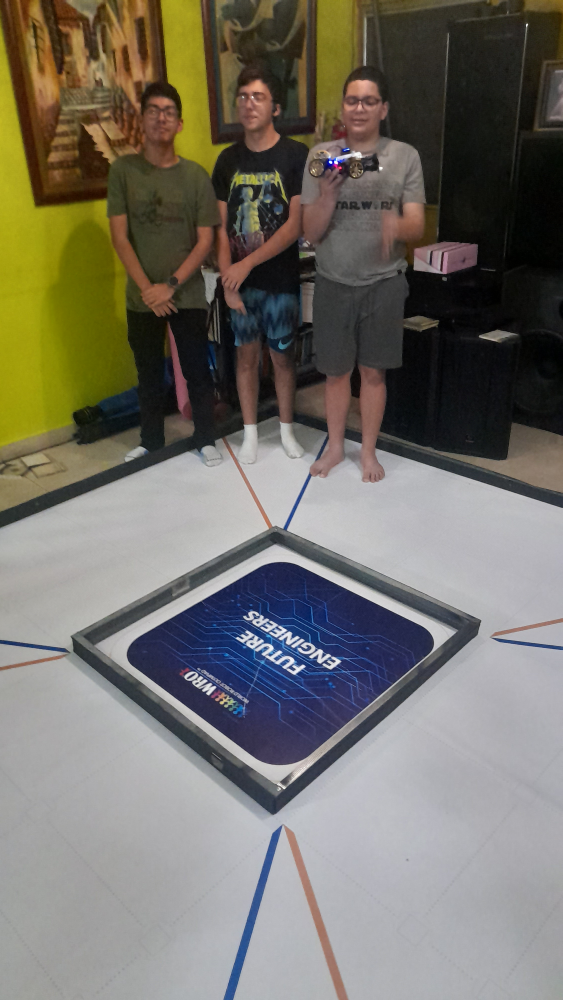
#> input picture t-photos/20230710_224852.jpg, 2250 x 4000 px, given in place of the camera (shown at 1/4 size)
$ python ColorDetec.py
#> lines starting #> are read from the running program, lines starting #| are printed output that depends on the picture; after the words box and inside, x2 and y2 are one past the last pixel; in counts of white or black regions, pixels touching at a corner belong together
# Python code for Multiple Color Detection
import time
import cv2
import numpy as np
import serial

red_detected = False
green_detected = False
start = False

# Capturing video through webcam and arduino comms.
webcam = cv2.VideoCapture(5)
arduino = serial.Serial(port='/dev/ttyACM0', baudrate=9600, timeout=.1)
def write_read(x):
    arduino.write(bytes(x, 'utf-8'))
    time.sleep(0.01)
    data = arduino.readline()
    return data

# Start a while loop
while(1):
		# Reading the video from the
		# webcam in image frames
		_, imageFrame = webcam.read()
#> imageFrame is the input picture: shape (4000, 2250, 3); mean B, G, R 104.2, 113, 116.5
		# Convert the imageFrame in s
		# BGR(RGB color space) to
		# HSV(hue-saturation-value)
		# color space
		hsvFrame = cv2.cvtColor(imageFrame, cv2.COLOR_BGR2HSV)
#> hsvFrame: shape (4000, 2250, 3); mean H, S, V 66.7, 63, 122.5

		# Set range for red color and
		# define mask
		#red_lower = np.array([0, 87, 111], np.uint8)
		#red_upper = np.array([10, 255, 255], np.uint8)
		red_lower = np.array([136, 87, 111], np.uint8)
		red_upper = np.array([180, 255, 255], np.uint8)
		red_mask = cv2.inRange(hsvFrame, red_lower, red_upper)
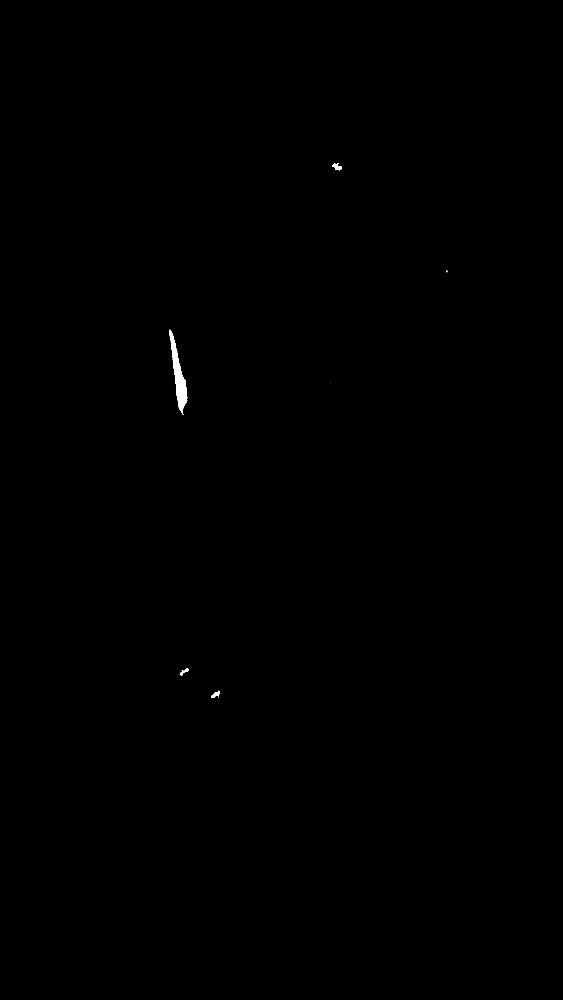
#> red_mask: shape (4000, 2250) (shown at 1/4 size); 0.11% white; 11 white regions (6 under 20 px), largest, box (x1, y1, x2, y2) and area: (677, 1320, 750, 1650) 8340, (1330, 652, 1368, 683) 542, (845, 2763, 880, 2792) 421, (719, 2673, 756, 2701) 376, (728, 1651, 735, 1658) 21
		# decrease sensitivity of red color
		red_mask = cv2.erode(red_mask, None, iterations=10)
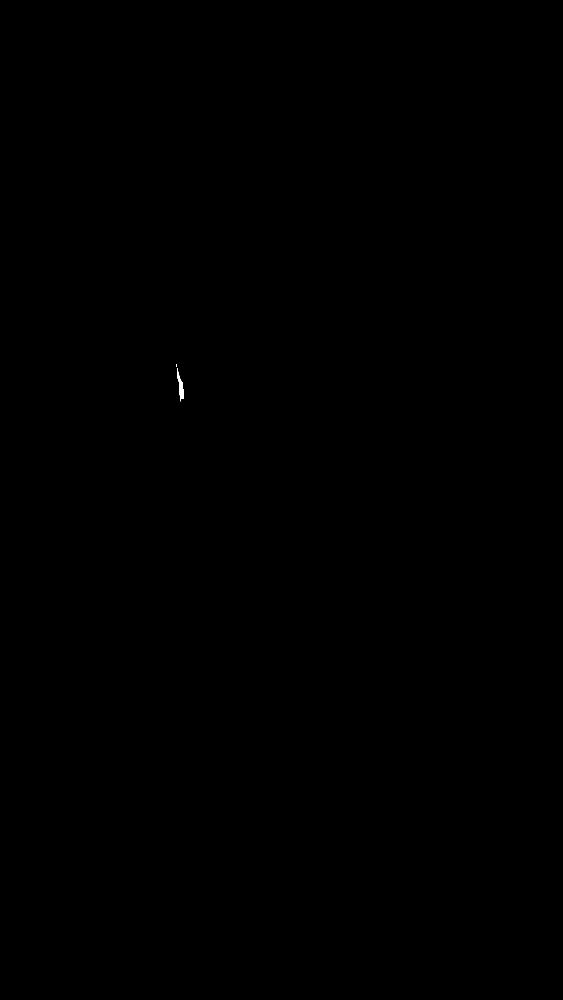
#> red_mask: shape (4000, 2250) (shown at 1/4 size); 0.02% white; 3 white regions (2 under 20 px), largest, box (x1, y1, x2, y2) and area: (708, 1472, 736, 1606) 1379
		red_mask = cv2.dilate(red_mask, None, iterations=10)
#> red_mask: shape (4000, 2250); 0.06% white; 1 white region, box (x1, y1, x2, y2) and area: (695, 1446, 746, 1616) 5432

		# Set range for green color and
		# define mask

		green_lower = np.array([31, 36, 35], np.uint8)
		green_upper = np.array([70, 255, 255], np.uint8)
		green_mask = cv2.inRange(hsvFrame, green_lower, green_upper)
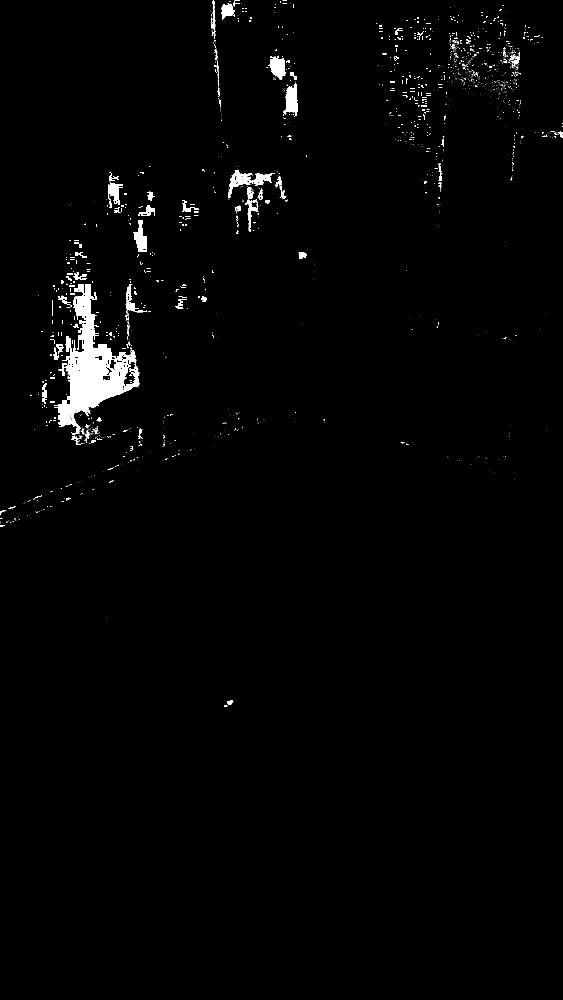
#> green_mask: shape (4000, 2250) (shown at 1/4 size); 1.3% white; 2486 white regions (2203 under 20 px), largest, box (x1, y1, x2, y2) and area: (218, 1136, 559, 1741) 63159, (1133, 335, 1191, 466) 4356, (1072, 234, 1144, 320) 3630
		# decrease sensitivity of green mask
		green_mask = cv2.erode(green_mask, None, iterations=12)
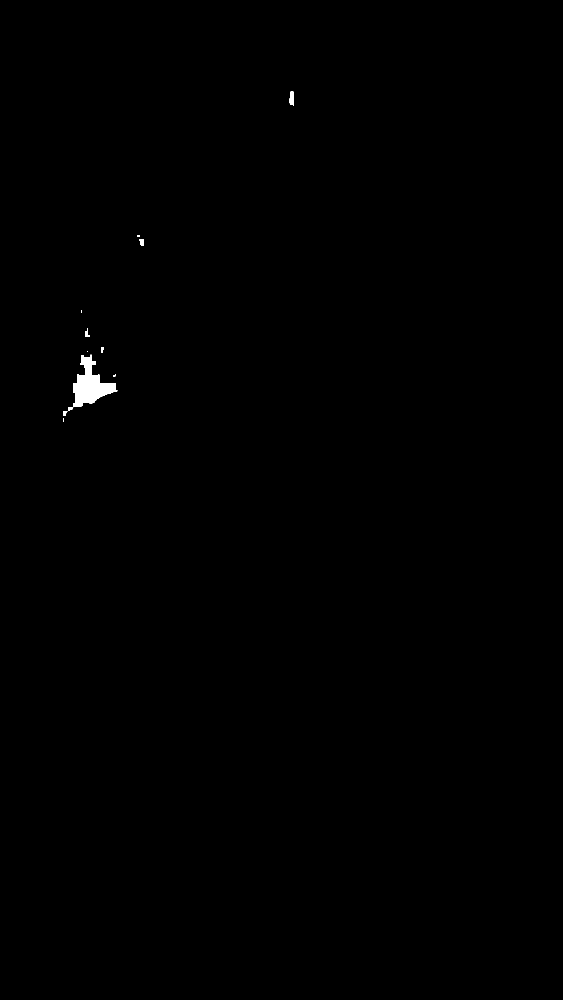
#> green_mask: shape (4000, 2250) (shown at 1/4 size); 0.21% white; 12 white regions (1 under 20 px), largest, box (x1, y1, x2, y2) and area: (294, 1419, 471, 1628) 16682, (1159, 367, 1176, 423) 753, (558, 956, 574, 984) 352
		green_mask = cv2.dilate(green_mask, None, iterations=12)
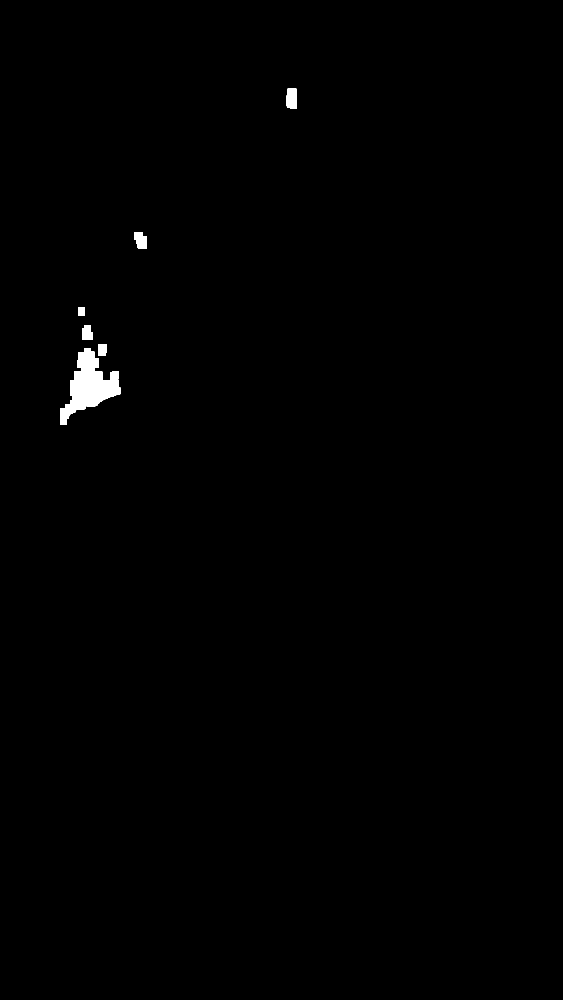
#> green_mask: shape (4000, 2250) (shown at 1/4 size); 0.47% white; 7 white regions, largest, box (x1, y1, x2, y2) and area: (240, 1392, 483, 1698) 31308, (1147, 355, 1188, 435) 3081, (539, 928, 586, 996) 2592

		# Morphological Transform, Dilation
		# for each color and bitwise_and operator
		# between imageFrame and mask determines
		# to detect only that particular color
		kernal = np.ones((5, 5), "uint8")

		# For red color
		red_mask = cv2.dilate(red_mask, kernal)
#> red_mask: shape (4000, 2250); 0.07% white; 1 white region, box (x1, y1, x2, y2) and area: (693, 1444, 748, 1618) 6334
		res_red = cv2.bitwise_and(imageFrame, imageFrame,
								mask = red_mask)

		# For green color
		green_mask = cv2.dilate(green_mask, kernal)
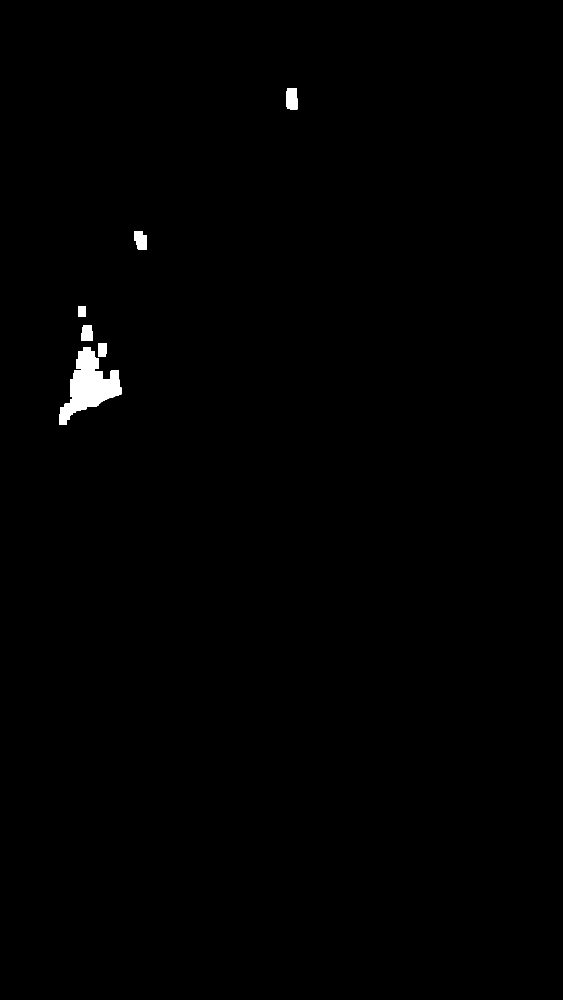
#> green_mask: shape (4000, 2250) (shown at 1/4 size); 0.52% white; 6 white regions
		res_green = cv2.bitwise_and(imageFrame, imageFrame,
									mask = green_mask)

		# Creating contour to track red color
		contours, hierarchy = cv2.findContours(red_mask,
											cv2.RETR_TREE,
											cv2.CHAIN_APPROX_SIMPLE)
#> contours = 1 contour; box (x1, y1, x2, y2) and area: (693, 1444, 748, 1618) 6128

		for pic, contour in enumerate(contours):
			area = cv2.contourArea(contour)
			if(area > 300):
				x, y, w, h = cv2.boundingRect(contour)
				red_detected = True
				imageFrame = cv2.rectangle(imageFrame, (x, y),
										(x + w, y + h),
										(0, 0, 255), 2)

				cv2.putText(imageFrame, "Red Colour", (x, y),
							cv2.FONT_HERSHEY_SIMPLEX, 1.0,
							(0, 0, 255))
#> this loop made 1 pass
#> (pic, area, x, y, w, h, red_detected) on pass 1: (0, 6128, 693, 1444, 55, 174, True)

		# Creating contour to track green color
		contours, hierarchy = cv2.findContours(green_mask,
											cv2.RETR_TREE,
											cv2.CHAIN_APPROX_SIMPLE)
#> contours = 6 contours; box (x1, y1, x2, y2) and area: (238, 1390, 485, 1700) 34340, (1145, 353, 1190, 437) 3457, (537, 926, 588, 998) 2948, (326, 1300, 372, 1362) 2466, (392, 1374, 428, 1426) 1738, (312, 1226, 342, 1266) 1131

		for pic, contour in enumerate(contours):
			area = cv2.contourArea(contour)
			if(area > 300):
				x, y, w, h = cv2.boundingRect(contour)
				green_detected = True
				imageFrame = cv2.rectangle(imageFrame, (x, y),
										(x + w, y + h),
										(0, 255, 0), 2)

				cv2.putText(imageFrame, "Green Colour", (x, y),
							cv2.FONT_HERSHEY_SIMPLEX,
							1.0, (0, 255, 0))
#> this loop made 6 passes
#> (contour, area, x, y, w, h) on pass 4: ([[312, 1226], [312, 1265], [341, 1265], [341, 1226]], 1131, 312, 1226, 30, 40)
#> (area, x, y, w, h) on passes 1, 2, 3, 5, 6: (34340, 238, 1390, 247, 310), (1737.5, 392, 1374, 36, 52), (2466.5, 326, 1300, 46, 62), (2948, 537, 926, 51, 72), (3457, 1145, 353, 45, 84)

		# Showing the imageFrame
		cv2.imshow("Blocks Detection", imageFrame)
		time.sleep(0.1)
		write_read("a")
		if cv2.waitKey(10) & 0xFF == ord('q'):
#> (key q is pressed here)
			cv2.destroyAllWindows()
			break

		if(red_detected == True):
			write_read("130")
			red_detected = False

		elif(green_detected == True):
			write_read("60")
			green_detected = False

$ run again, on t-photos/Funny Team Photo.jpeg
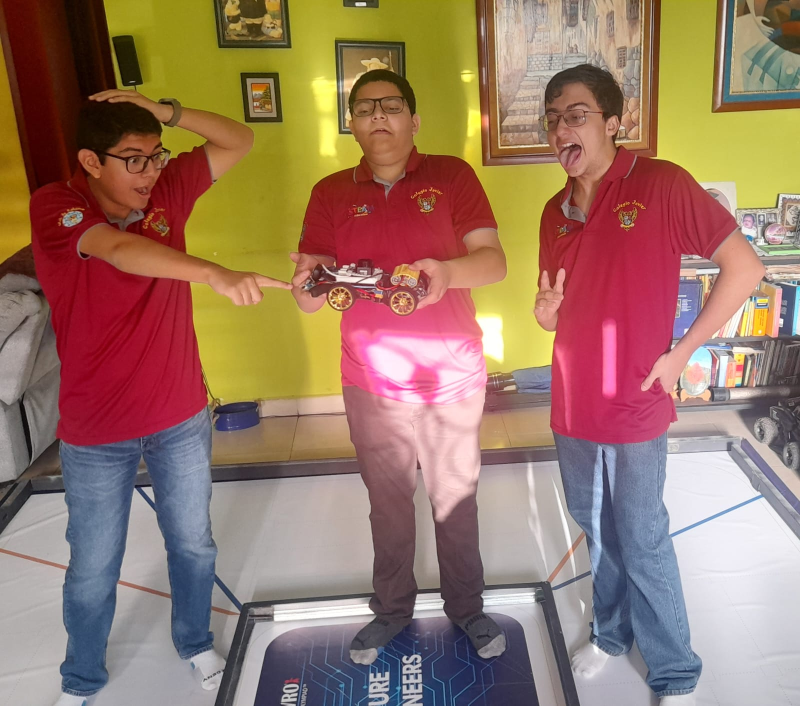
#> input picture t-photos/Funny Team Photo.jpeg, 1600 x 1412 px, given in place of the camera (shown at 1/2 size)
#> imageFrame is the input picture: shape (1412, 1600, 3); mean B, G, R 103.1, 120.2, 153.4
#> hsvFrame: shape (1412, 1600, 3); mean H, S, V 74.9, 113.4, 159.3
#> `red_mask = cv2.inRange(hsvFrame, red_lower, red_upper)`:
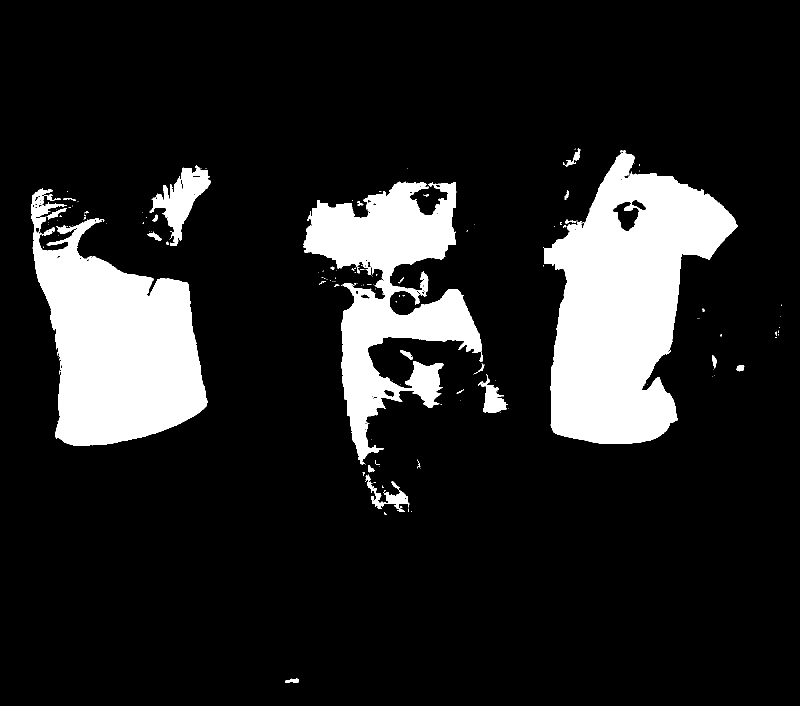
#> red_mask: shape (1412, 1600) (shown at 1/2 size); 14.3% white; 175 white regions (138 under 20 px), largest, box (x1, y1, x2, y2) and area: (1087, 301, 1475, 888) 128740, (62, 377, 415, 892) 102372, (607, 363, 964, 929) 78111
#> res_green: shape (1412, 1600, 3); every value is 0
#> `contours, hierarchy = cv2.findContours(red_mask, cv2.RETR_TREE, cv2.CH..`: contours = 9 contours, 1 with area under 20; largest, box (x1, y1, x2, y2) and area: (1087, 307, 1471, 890) 132743, (67, 493, 414, 893) 99746, (610, 365, 912, 543) 34888, (682, 578, 962, 905) 34108, (330, 352, 417, 455) 5196, (821, 729, 880, 802) 3654, (1228, 401, 1290, 461) 1856, (969, 783, 995, 811) 674
#> the loop `for pic, contour in enumerate(contours):` made 9 passes
#> (area, x, y, w, h) on passes 1 to 8: (674.5, 969, 783, 26, 28), (3654, 821, 729, 59, 73), (34108.5, 682, 578, 280, 327), (99746.5, 67, 493, 347, 400), (34888, 610, 365, 302, 178), (5196.5, 330, 352, 87, 103), (132743, 1087, 307, 384, 583), (1856.5, 1228, 401, 62, 60)
#> after the loop `for pic, contour in enumerate(contours):`:
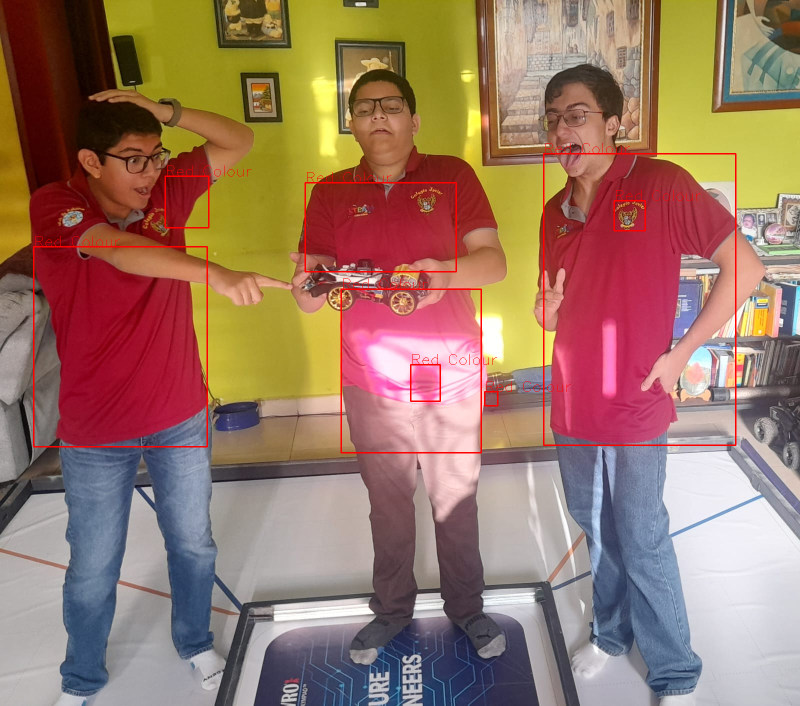
#> imageFrame: shape (1412, 1600, 3) (shown at 1/2 size); mean B, G, R 102.1, 119.1, 154.2
#> `contours, hierarchy = cv2.findContours(green_mask, cv2.RETR_TREE, cv2...`: contours = []

$ run again, on t-photos/Team Photo.jpeg
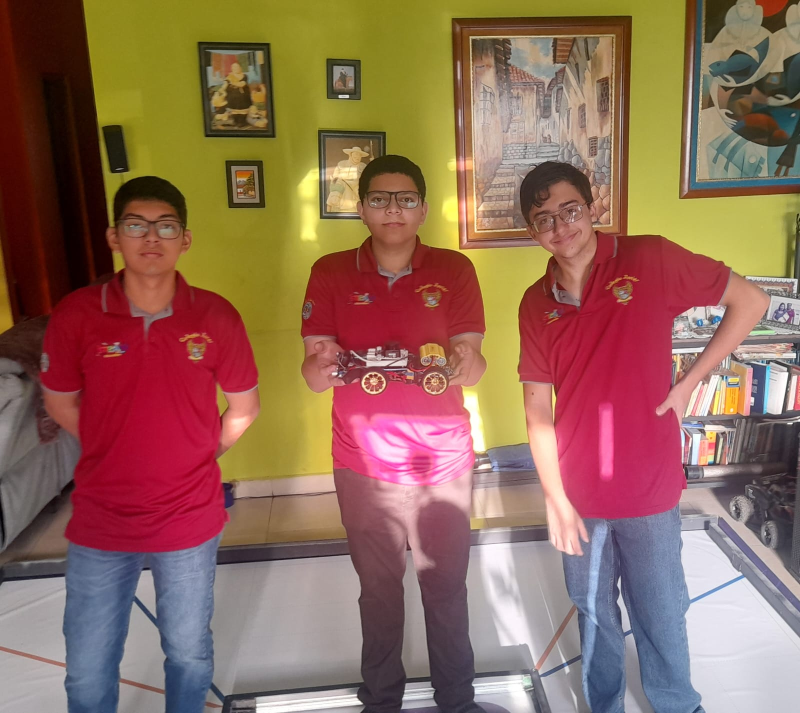
#> input picture t-photos/Team Photo.jpeg, 1600 x 1426 px, given in place of the camera (shown at 1/2 size)
#> imageFrame is the input picture: shape (1426, 1600, 3); mean B, G, R 89.3, 106.6, 144.5
#> hsvFrame: shape (1426, 1600, 3); mean H, S, V 77.2, 126.5, 148.6
#> `red_mask = cv2.inRange(hsvFrame, red_lower, red_upper)`:
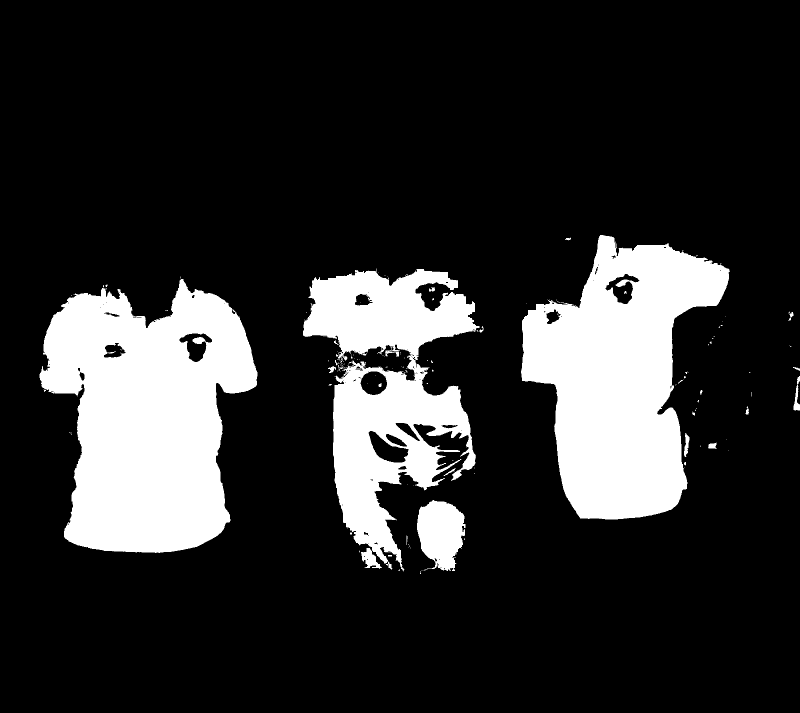
#> red_mask: shape (1426, 1600) (shown at 1/2 size); 18% white; 155 white regions (129 under 20 px), largest, box (x1, y1, x2, y2) and area: (79, 557, 515, 1106) 161901, (1042, 470, 1460, 1039) 138254, (606, 537, 959, 1143) 97708
#> res_green: shape (1426, 1600, 3); every value is 0
#> `contours, hierarchy = cv2.findContours(red_mask, cv2.RETR_TREE, cv2.CH..`: contours = 10 contours; largest, box (x1, y1, x2, y2) and area: (81, 578, 515, 1107) 166412, (1042, 471, 1458, 1041) 141716, (664, 743, 939, 1096) 44140, (606, 540, 947, 705) 40462, (833, 1001, 928, 1138) 10072
#> the loop `for pic, contour in enumerate(contours):` made 10 passes
#> (area, x, y, w, h) on passes 1 to 8: (10071.5, 833, 1001, 95, 137), (5113, 810, 880, 67, 95), (44140, 664, 743, 275, 353), (166411.5, 81, 578, 434, 529), (666, 210, 687, 39, 27), (1777, 361, 668, 62, 55), (40461.5, 606, 540, 341, 165), (428.5, 712, 589, 31, 21)
#> after the loop `for pic, contour in enumerate(contours):`:
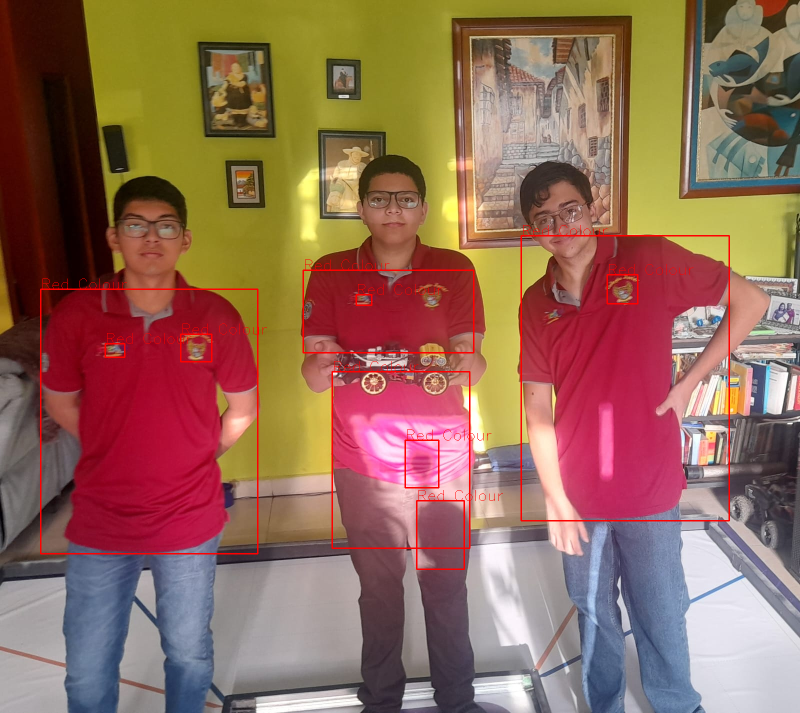
#> imageFrame: shape (1426, 1600, 3) (shown at 1/2 size); mean B, G, R 88.3, 105.4, 145.7
#> `contours, hierarchy = cv2.findContours(green_mask, cv2.RETR_TREE, cv2...`: contours = []
